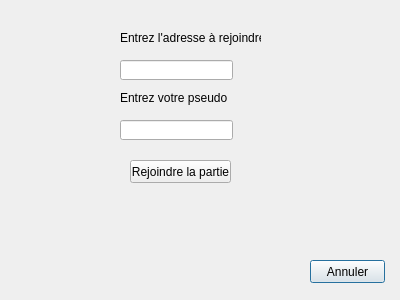
<?xml version="1.0" encoding="UTF-8"?>
<ui version="4.0">
 <class>DialogConnexion</class>
 <widget class="QDialog" name="DialogConnexion">
  <property name="geometry">
   <rect>
    <x>0</x>
    <y>0</y>
    <width>400</width>
    <height>300</height>
   </rect>
  </property>
  <property name="windowTitle">
   <string>Dialog</string>
  </property>
  <widget class="QLabel" name="labelAdresse">
   <property name="geometry">
    <rect>
     <x>120</x>
     <y>30</y>
     <width>141</width>
     <height>16</height>
    </rect>
   </property>
   <property name="text">
    <string>Entrez l'adresse à rejoindre</string>
   </property>
  </widget>
  <widget class="QLineEdit" name="lineEditPseudo">
   <property name="geometry">
    <rect>
     <x>120</x>
     <y>120</y>
     <width>113</width>
     <height>20</height>
    </rect>
   </property>
  </widget>
  <widget class="QPushButton" name="pushButtonAnnuler">
   <property name="geometry">
    <rect>
     <x>310</x>
     <y>260</y>
     <width>75</width>
     <height>23</height>
    </rect>
   </property>
   <property name="text">
    <string>Annuler</string>
   </property>
  </widget>
  <widget class="QPushButton" name="pushButtonConnecter">
   <property name="geometry">
    <rect>
     <x>130</x>
     <y>160</y>
     <width>101</width>
     <height>23</height>
    </rect>
   </property>
   <property name="text">
    <string>Rejoindre la partie</string>
   </property>
  </widget>
  <widget class="QLabel" name="labelPseudo">
   <property name="geometry">
    <rect>
     <x>120</x>
     <y>90</y>
     <width>141</width>
     <height>16</height>
    </rect>
   </property>
   <property name="text">
    <string>Entrez votre pseudo</string>
   </property>
  </widget>
  <widget class="QLineEdit" name="lineEditAdresse">
   <property name="geometry">
    <rect>
     <x>120</x>
     <y>60</y>
     <width>113</width>
     <height>20</height>
    </rect>
   </property>
  </widget>
 </widget>
 <resources/>
 <connections/>
</ui>
